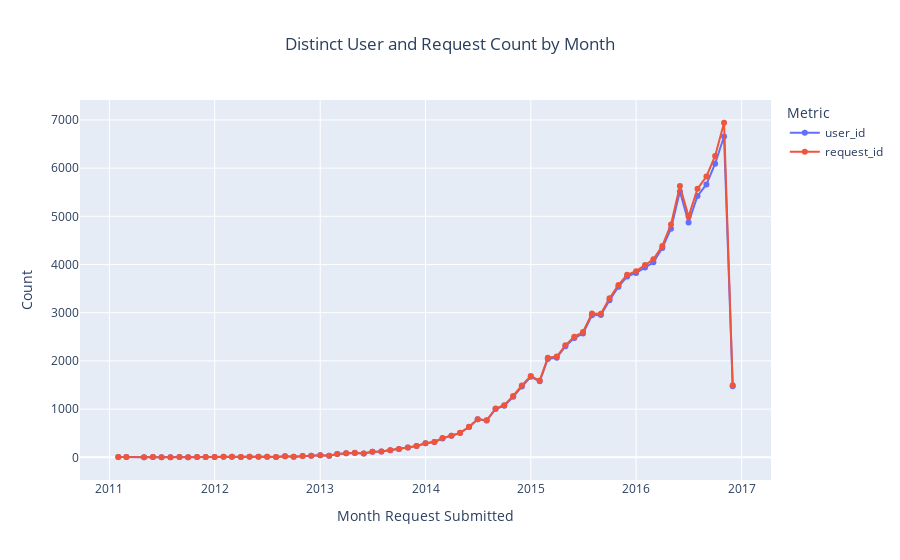

Notebook code for this chart:
### Code cell
# Creating a new column to aggregate by month
df['month_request_submitted'] = df['date_request_submitted'].dt.to_period('M')

# Aggregating the results and calculating key statistics per month
result_df = df.groupby('month_request_submitted').agg({
    'user_id': 'nunique',          # Count distinct user_id
    'request_id': 'nunique',       # Count distinct request_id
    'invoice_value': 'sum',        # Sum invoice_value
    'invoice_value_cancel': 'sum'  # Sum invoice_value_cancel
}).sort_values(by = 'month_request_submitted', ascending = False).reset_index()

# Transform new field into a string to create the required graph
result_df['month_request_submitted'] = result_df['month_request_submitted'].astype(str)

# Create the time line graph with the key metrics
fig1 = px.line(
    result_df,
    x='month_request_submitted',
    y=['user_id', 'request_id'],
    markers=True,
    title='Distinct User and Request Count by Month',
    labels={
        'month_request_submitted': 'Month Request Submitted',
        'value': 'Count',
        'variable': 'Metric'
    }
)

# Centering the title 
fig1.update_layout(
    title={'x': 0.5},
)

fig1.show()

### Figure 1 — Plotly figure (JSON) as saved in the notebook; plotly's stock layout.template omitted (floating-point values rounded to 4 significant figures)
{"data": [{"hovertemplate": "Metric=user_id<br>Month Request Submitted=%{x}<br>Count=%{y}<extra></extra>", "legendgroup": "user_id", "line": {"color": "#636efa", "dash": "solid"}, "marker": {"symbol": "circle"}, "mode": "lines+markers", "name": "user_id", "orientation": "v", "showlegend": true, "type": "scatter", "x": ["2016-12", "2016-11", "2016-10", "2016-09", "2016-08", "2016-07", "2016-06", "2016-05", "2016-04", "2016-03", "2016-02", "2016-01", "2015-12", "2015-11", "2015-10", "2015-09", "2015-08", "2015-07", "2015-06", "2015-05", "2015-04", "2015-03", "2015-02", "2015-01", "2014-12", "2014-11", "2014-10", "2014-09", "2014-08", "2014-07", "2014-06", "2014-05", "2014-04", "2014-03", "2014-02", "2014-01", "2013-12", "2013-11", "2013-10", "2013-09", "2013-08", "2013-07", "2013-06", "2013-05", "2013-04", "2013-03", "2013-02", "2013-01", "2012-12", "2012-11", "2012-10", "2012-09", "2012-08", "2012-07", "2012-06", "2012-05", "2012-04", "2012-03", "2012-02", "2012-01", "2011-12", "2011-11", "2011-10", "2011-09", "2011-08", "2011-07", "2011-06", "2011-05", "2011-03", "2011-02"], "xaxis": "x", "y": [1474, 6656, 6093, 5663, 5423, 4873, 5517, 4745, 4344, 4047, 3936, 3826, 3750, 3540, 3260, 2951, 2948, 2568, 2475, 2303, 2068, 2040, 1578, 1669, 1468, 1254, 1069, 1003, 762, 787, 628, 505, 446, 392, 317, 290, 232, 203, 170, 144, 119, 114, 81, 91, 85, 67, 34, 44, 34, 26, 13, 22, 7, 13, 9, 12, 6, 9, 9, 4, 7, 5, 3, 4, 1, 3, 4, 3, 4, 4], "yaxis": "y"}, {"hovertemplate": "Metric=request_id<br>Month Request Submitted=%{x}<br>Count=%{y}<extra></extra>", "legendgroup": "request_id", "line": {"color": "#EF553B", "dash": "solid"}, "marker": {"symbol": "circle"}, "mode": "lines+markers", "name": "request_id", "orientation": "v", "showlegend": true, "type": "scatter", "x": ["2016-12", "2016-11", "2016-10", "2016-09", "2016-08", "2016-07", "2016-06", "2016-05", "2016-04", "2016-03", "2016-02", "2016-01", "2015-12", "2015-11", "2015-10", "2015-09", "2015-08", "2015-07", "2015-06", "2015-05", "2015-04", "2015-03", "2015-02", "2015-01", "2014-12", "2014-11", "2014-10", "2014-09", "2014-08", "2014-07", "2014-06", "2014-05", "2014-04", "2014-03", "2014-02", "2014-01", "2013-12", "2013-11", "2013-10", "2013-09", "2013-08", "2013-07", "2013-06", "2013-05", "2013-04", "2013-03", "2013-02", "2013-01", "2012-12", "2012-11", "2012-10", "2012-09", "2012-08", "2012-07", "2012-06", "2012-05", "2012-04", "2012-03", "2012-02", "2012-01", "2011-12", "2011-11", "2011-10", "2011-09", "2011-08", "2011-07", "2011-06", "2011-05", "2011-03", "2011-02"], "xaxis": "x", "y": [1495, 6942, 6254, 5827, 5571, 4995, 5629, 4831, 4386, 4109, 3989, 3863, 3787, 3576, 3302, 2981, 2985, 2599, 2503, 2323, 2091, 2068, 1592, 1687, 1490, 1272, 1082, 1012, 769, 791, 634, 507, 447, 401, 318, 293, 235, 205, 170, 144, 120, 114, 81, 93, 86, 67, 34, 44, 34, 26, 13, 22, 7, 13, 11, 12, 6, 10, 9, 4, 7, 5, 3, 5, 1, 3, 4, 3, 4, 4], "yaxis": "y"}], "layout": {"autosize": true, "legend": {"title": {"text": "Metric"}, "tracegroupgap": 0}, "title": {"text": "Distinct User and Request Count by Month", "x": 0.5}, "xaxis": {"anchor": "y", "autorange": true, "domain": [0, 1], "range": ["2010-09-26 00:48:17.8183", "2017-04-07 23:11:42.1817"], "title": {"text": "Month Request Submitted"}, "type": "date"}, "yaxis": {"anchor": "x", "autorange": true, "domain": [0, 1], "range": [-571.8, 7515.0], "title": {"text": "Count"}, "type": "linear"}}}
